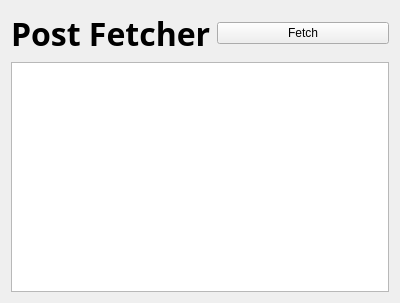
<?xml version="1.0" encoding="UTF-8"?>
<ui version="4.0">
 <class>Widget</class>
 <widget class="QWidget" name="Widget">
  <property name="geometry">
   <rect>
    <x>0</x>
    <y>0</y>
    <width>400</width>
    <height>303</height>
   </rect>
  </property>
  <property name="windowTitle">
   <string>Widget</string>
  </property>
  <layout class="QVBoxLayout" name="verticalLayout">
   <item>
    <layout class="QHBoxLayout" name="horizontalLayout">
     <item>
      <widget class="QLabel" name="label">
       <property name="font">
        <font>
         <family>Adobe Arabic</family>
         <pointsize>24</pointsize>
         <weight>75</weight>
         <bold>true</bold>
        </font>
       </property>
       <property name="text">
        <string>Post Fetcher</string>
       </property>
      </widget>
     </item>
     <item>
      <widget class="QPushButton" name="fetchButton">
       <property name="text">
        <string>Fetch</string>
       </property>
      </widget>
     </item>
    </layout>
   </item>
   <item>
    <widget class="QListWidget" name="listWidget"/>
   </item>
  </layout>
 </widget>
 <layoutdefault spacing="6" margin="11"/>
 <resources/>
 <connections/>
</ui>
